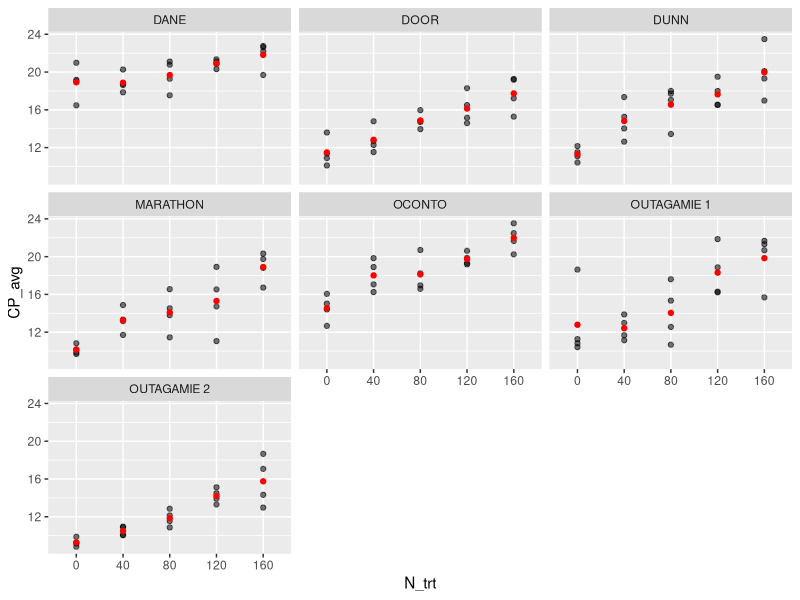
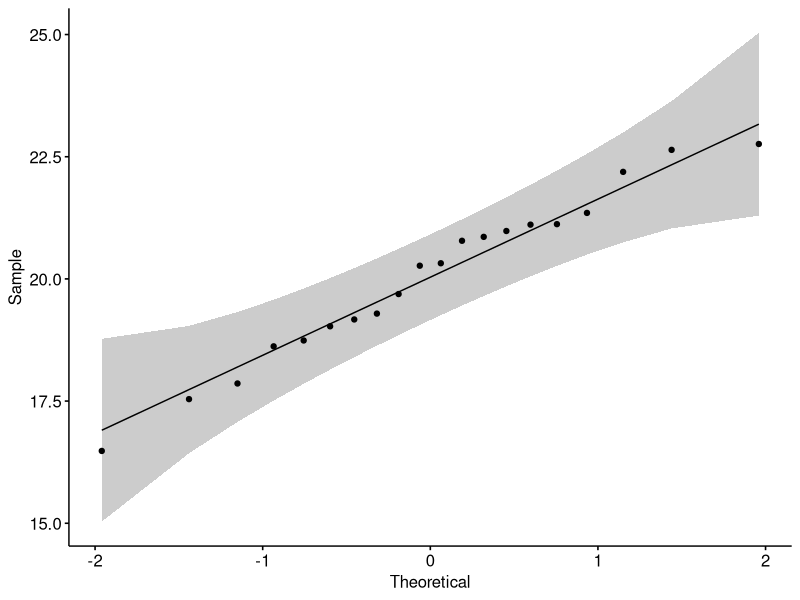
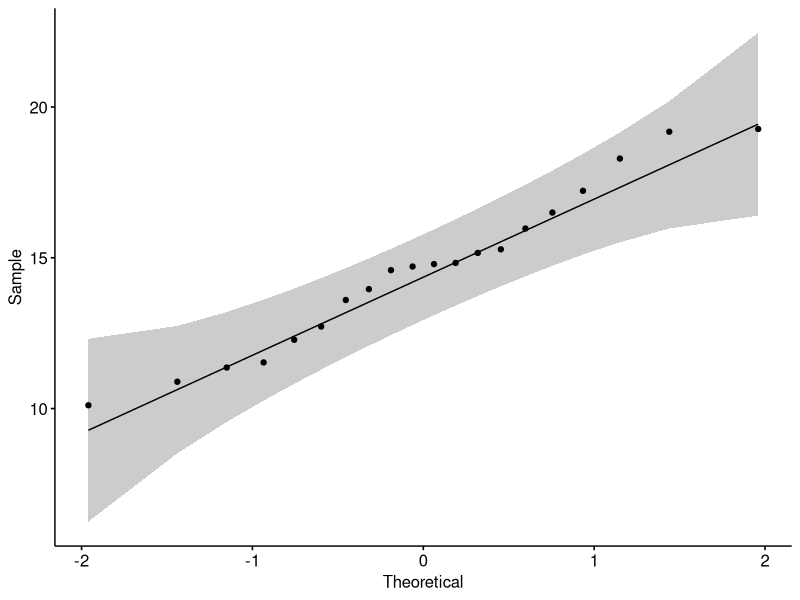
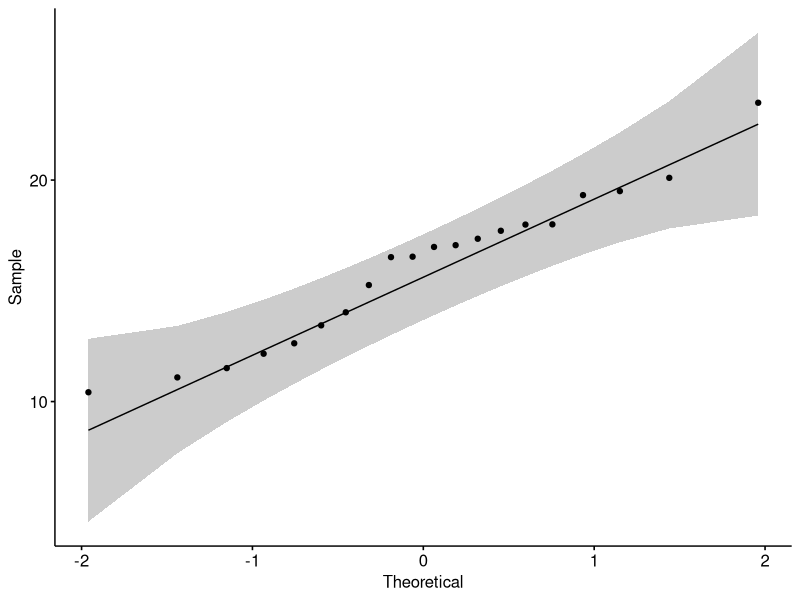
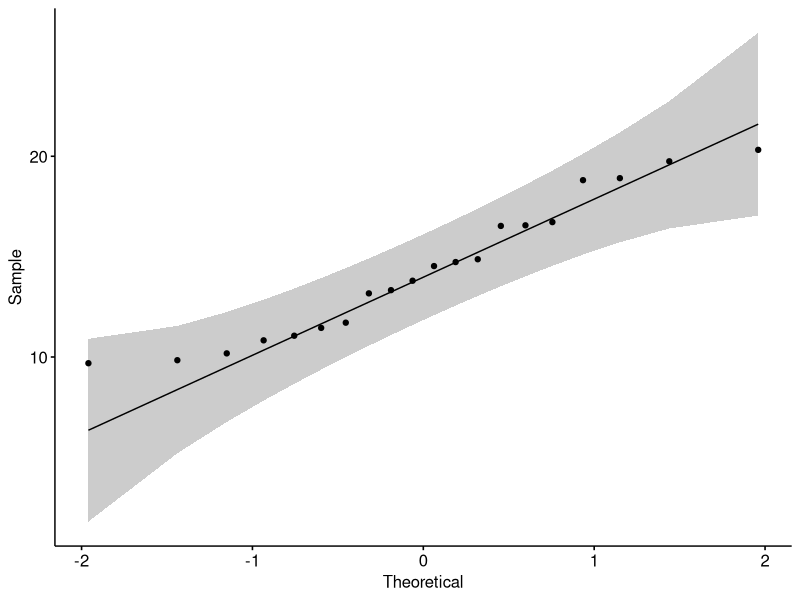
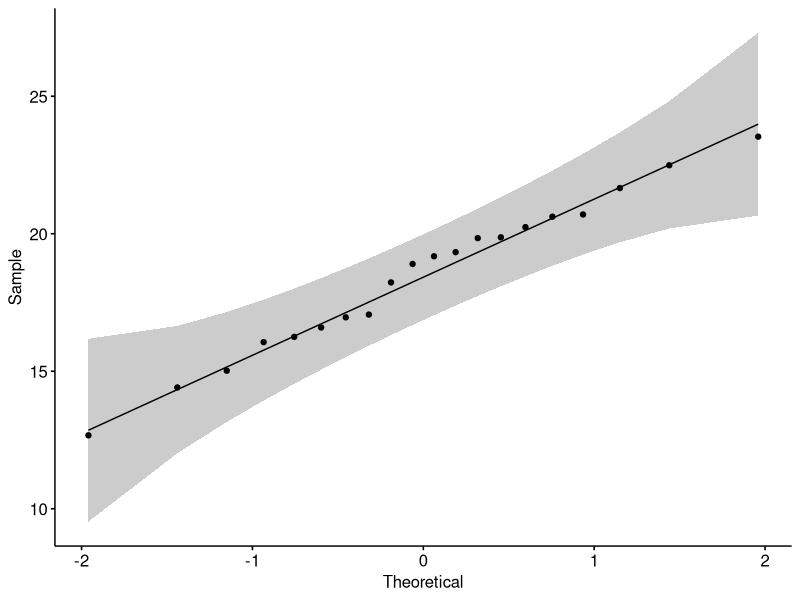
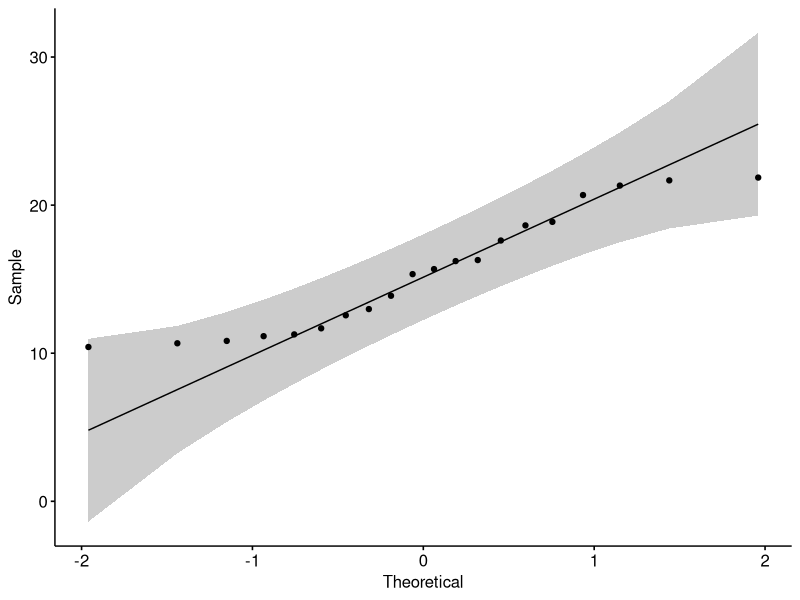
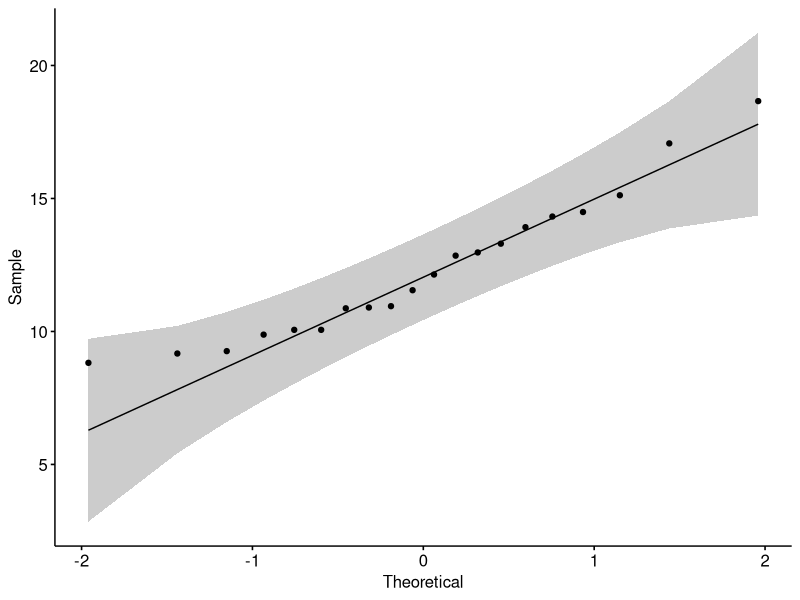

Reproduce these figures in R, in order.
## ---- chunk 1
#Loading Packages
library(car)
library(ggplot2)
library(tidyverse)
library(dplyr)
library(mgcv)
library(magrittr)
library(lmerTest)
library(lme4)
library(emmeans)
library(rstatix)
library(ggpubr)
library(multcomp)
## ---- chunk 2
#Accessing CSV Data
getwd()
data1= read.csv(file="ForageQualityData.csv")

data1 = data1 %>%
  mutate(rep= as.factor(rep),
         N_trt = as.factor(N_trt))

str(data1)
## ---- chunk 3
#making separate data.frames for each location
Dane = data1 %>%
  #select(CP, aNDFom, Lignin, NDFD30, Ash, Milk.Ton_.Milk.2013, Milk.Acre, RFV, RFQ) %>%
  filter(County == "DANE")

Door = data1 %>%
  filter(County == "DOOR")

Dunn = data1 %>%
  filter(County == "DUNN")

Mara = data1 %>%
  filter(County == "MARATHON")

Ocon = data1 %>%
  filter(County == "OCONTO")

Outa1 = data1 %>%
  filter(County == "OUTAGAMIE 1")

Outa2 = data1 %>%
  filter(County == "OUTAGAMIE 2")
## ---- chunk 4
data2 = data1 %>%
  group_by(N_trt, County) %>%
  summarise(CP_avg = mean(CP))

ggplot(data2, aes(x=N_trt, y= CP_avg)) +
  geom_point(data= data1, mapping = aes(y = CP, alpha = 0.01)) +
  geom_point(color= "red") + #red dots are just means
  facet_wrap(vars(County)) +
  theme(legend.position = "none")
## ---- chunk 5
Dane %>%
  shapiro_test(CP)

ggqqplot(Dane, "CP")
#looks good

Door %>%
  shapiro_test(CP)

ggqqplot(Door, "CP")
#looks good

Dunn %>%
  shapiro_test(CP)

ggqqplot(Dunn, "CP")
#looks good

Mara %>%
  shapiro_test(CP)

ggqqplot(Mara, "CP")
#looks good

Ocon %>%
  shapiro_test(CP)

ggqqplot(Ocon, "CP")
#looks good

Outa1 %>%
  shapiro_test(CP)

ggqqplot(Outa1, "CP")
#looks good

Outa2 %>%
  shapiro_test(CP)

ggqqplot(Outa2, "CP")
#looks good
## ---- chunk 6
Dane_mod.CP = lmer(CP ~ N_trt + (1|rep), data = Dane)
Dane_AOV.CP = anova(Dane_mod.CP)
#significant

Door_mod.CP = lmer(CP ~ N_trt + (1|rep), data = Door)
Door_AOV.CP = anova(Door_mod.CP)
#significant

Dunn_mod.CP = lmer(CP ~ N_trt + (1|rep), data = Dunn)
Dunn_AOV.CP = anova(Dunn_mod.CP)
#significant

Mara_mod.CP = lmer(CP ~ N_trt + (1|rep), data = Mara)
Mara_AOV.CP = anova(Mara_mod.CP)
#significant

Ocon_mod.CP = lmer(CP ~ N_trt + (1|rep), data = Ocon)
Ocon_AOV.CP = anova(Ocon_mod.CP)
#significant

Outa1_mod.CP = lmer(CP ~ N_trt + (1|rep), data = Outa1)
Outa1_AOV.CP = anova(Outa1_mod.CP)
#significant

Outa2_mod.CP = lmer(CP ~ N_trt + (1|rep), data = Outa2)
Outa2_AOV.CP = anova(Outa2_mod.CP)
#significant
## ---- chunk 7
Dane_AOV.CP = as_tibble(Dane_AOV.CP) %>%
  mutate(County = "Dane",
         Test = "CP")
Door_AOV.CP = as_tibble(Door_AOV.CP) %>%
  mutate(County = "Door",
         Test = "CP")
Dunn_AOV.CP = as_tibble(Dunn_AOV.CP) %>%
  mutate(County = "Dunn",
         Test = "CP")
Mara_AOV.CP = as_tibble(Mara_AOV.CP) %>%
  mutate(County = "Marathon",
         Test = "CP")
Ocon_AOV.CP = as_tibble(Ocon_AOV.CP) %>%
  mutate(County = "Oconto",
         Test = "CP")
Outa1_AOV.CP = as_tibble(Outa1_AOV.CP) %>%
  mutate(County = "Outagamie 1",
         Test = "CP")
Outa2_AOV.CP = as_tibble(Outa2_AOV.CP) %>%
  mutate(County = "Outagamie 2",
         Test = "CP")
## ---- chunk 8
data2 = data1 %>%
  group_by(N_trt, County) %>%
  summarise(aNDFom_avg = mean(aNDFom))

ggplot(data2, aes(x=N_trt, y= aNDFom_avg)) +
  geom_point(data= data1, mapping = aes(y = aNDFom, alpha = 0.01)) +
  geom_point(color= "red") + #red dots are just means
  facet_wrap(vars(County)) +
  theme(legend.position = "none")
## ---- chunk 9
Dane %>%
  shapiro_test(aNDFom)

ggqqplot(Dane, "aNDFom")
#looks good

Door %>%
  shapiro_test(aNDFom)

ggqqplot(Door, "aNDFom")
#looks okay

Dunn %>%
  shapiro_test(aNDFom)

ggqqplot(Dunn, "aNDFom")
#looks good

Mara %>%
  shapiro_test(aNDFom)

ggqqplot(Mara, "aNDFom")
#not great, but we'll probably use it

Ocon %>%
  shapiro_test(aNDFom)

ggqqplot(Ocon, "aNDFom")
#not great, but we'll probably use it

Outa1 %>%
  shapiro_test(aNDFom)

ggqqplot(Outa1, "aNDFom")
#not great, but we'll probably use it

Outa2 %>%
  shapiro_test(aNDFom)

ggqqplot(Outa2, "aNDFom")
#not great, but we'll probably use it
## ---- chunk 10
Dane_mod.aNDFom = lmer(aNDFom ~ N_trt + (1|rep), data = Dane)
Dane_AOV.aNDFom = anova(Dane_mod.aNDFom)
#not significant

Door_mod.aNDFom = lmer(aNDFom ~ N_trt + (1|rep), data = Door)
Door_AOV.aNDFom = anova(Door_mod.aNDFom)
#significant

Dunn_mod.aNDFom = lmer(aNDFom ~ N_trt + (1|rep), data = Dunn)
Dunn_AOV.aNDFom = anova(Dunn_mod.aNDFom)
#significant

Mara_mod.aNDFom = lmer(aNDFom ~ N_trt + (1|rep), data = Mara)
Mara_AOV.aNDFom = anova(Mara_mod.aNDFom)
#not significant

Ocon_mod.aNDFom = lmer(aNDFom ~ N_trt + (1|rep), data = Ocon)
Ocon_AOV.aNDFom = anova(Ocon_mod.aNDFom)
#significant

Outa1_mod.aNDFom = lmer(aNDFom ~ N_trt + (1|rep), data = Outa1)
Outa1_AOV.aNDFom = anova(Outa1_mod.aNDFom)
#significant

Outa2_mod.aNDFom = lmer(aNDFom ~ N_trt + (1|rep), data = Outa2)
Outa2_AOV.aNDFom = anova(Outa2_mod.aNDFom)
#significant
## ---- chunk 11
Dane_AOV.aNDFom = as_tibble(Dane_AOV.aNDFom) %>%
  mutate(County = "Dane",
         Test = "aNDFom")
Door_AOV.aNDFom = as_tibble(Door_AOV.aNDFom) %>%
  mutate(County = "Door",
         Test = "aNDFom")
Dunn_AOV.aNDFom = as_tibble(Dunn_AOV.aNDFom) %>%
  mutate(County = "Dunn",
         Test = "aNDFom")
Mara_AOV.aNDFom = as_tibble(Mara_AOV.aNDFom) %>%
  mutate(County = "Marathon",
         Test = "aNDFom")
Ocon_AOV.aNDFom = as_tibble(Ocon_AOV.aNDFom) %>%
  mutate(County = "Oconto",
         Test = "aNDFom")
Outa1_AOV.aNDFom = as_tibble(Outa1_AOV.aNDFom) %>%
  mutate(County = "Outagamie 1",
         Test = "aNDFom")
Outa2_AOV.aNDFom = as_tibble(Outa2_AOV.aNDFom) %>%
  mutate(County = "Outagamei 2",
         Test = "aNDFom")
## ---- chunk 12
data2 = data1 %>%
  group_by(N_trt, County) %>%
  summarise(Lignin_avg = mean(Lignin))

ggplot(data2, aes(x=N_trt, y= Lignin_avg)) +
  geom_point(data= data1, mapping = aes(y = Lignin, alpha = 0.01)) +
  geom_point(color= "red") + #red dots are just means
  facet_wrap(vars(County)) +
  theme(legend.position = "none")
## ---- chunk 13
Dane %>%
  shapiro_test(Lignin)

ggqqplot(Dane, "Lignin")
#not great but will work

Door %>%
  shapiro_test(Lignin)

ggqqplot(Door, "Lignin")
#not great but will work

Dunn %>%
  shapiro_test(Lignin)

ggqqplot(Dunn, "Lignin")
#not great but will work

Mara %>%
  shapiro_test(Lignin)

ggqqplot(Mara, "Lignin")
#looks good

Ocon %>%
  shapiro_test(Lignin)

ggqqplot(Ocon, "Lignin")
#not great but will work

Outa1 %>%
  shapiro_test(Lignin)

ggqqplot(Outa1, "Lignin")
#not great but will work

Outa2 %>%
  shapiro_test(Lignin)

ggqqplot(Outa2, "Lignin")
#looks good
## ---- chunk 14
Dane_mod.Lignin = lmer(Lignin ~ N_trt + (1|rep), data = Dane)
Dane_AOV.Lignin = anova(Dane_mod.Lignin)
#not significant

Door_mod.Lignin = lmer(Lignin ~ N_trt + (1|rep), data = Door)
Door_AOV.Lignin = anova(Door_mod.Lignin)
#significant

Dunn_mod.Lignin = lmer(Lignin ~ N_trt + (1|rep), data = Dunn)
Dunn_AOV.Lignin = anova(Dunn_mod.Lignin)
#not significant

Mara_mod.Lignin = lmer(Lignin ~ N_trt + (1|rep), data = Mara)
Mara_AOV.Lignin = anova(Mara_mod.Lignin)
#significant

Ocon_mod.Lignin = lmer(Lignin ~ N_trt + (1|rep), data = Ocon)
Ocon_AOV.Lignin = anova(Ocon_mod.Lignin)
#not significant

Outa1_mod.Lignin = lmer(Lignin ~ N_trt + (1|rep), data = Outa1)
Outa1_AOV.Lignin = anova(Outa1_mod.Lignin)
#significant

Outa2_mod.Lignin = lmer(Lignin ~ N_trt + (1|rep), data = Outa2)
Outa2_AOV.Lignin = anova(Outa2_mod.Lignin)
#significant
## ---- chunk 15
Dane_AOV.Lignin = as_tibble(Dane_AOV.Lignin) %>%
  mutate(County = "Dane",
         Test = "Lignin")
Door_AOV.Lignin = as_tibble(Door_AOV.Lignin) %>%
  mutate(County = "Door",
         Test = "Lignin")
Dunn_AOV.Lignin = as_tibble(Dunn_AOV.Lignin) %>%
  mutate(County = "Dunn",
         Test = "Lignin")
Mara_AOV.Lignin = as_tibble(Mara_AOV.Lignin) %>%
  mutate(County = "Marathon",
         Test = "Lignin")
Ocon_AOV.Lignin = as_tibble(Ocon_AOV.Lignin) %>%
  mutate(County = "Oconto",
         Test = "Lignin")
Outa1_AOV.Lignin = as_tibble(Outa1_AOV.Lignin) %>%
  mutate(County = "Outagamie 1",
         Test = "Lignin")
Outa2_AOV.Lignin = as_tibble(Outa2_AOV.Lignin) %>%
  mutate(County = "Outagamie 2",
         Test = "Lignin")
## ---- chunk 16
data2 = data1 %>%
  group_by(N_trt, County) %>%
  summarise(NDFD30_avg = mean(NDFD30))

ggplot(data2, aes(x=N_trt, y= NDFD30_avg)) +
  geom_point(data= data1, mapping = aes(y = NDFD30, alpha = 0.01)) +
  geom_point(color= "red") + #red dots are just means
  facet_wrap(vars(County)) +
  theme(legend.position = "none")
## ---- chunk 17
Dane %>%
  shapiro_test(NDFD30)

ggqqplot(Dane, "NDFD30")
#not good

Door %>%
  shapiro_test(NDFD30)

ggqqplot(Door, "NDFD30")
#okay

Dunn %>%
  shapiro_test(NDFD30)

ggqqplot(Dunn, "NDFD30")
#okay

Mara %>%
  shapiro_test(NDFD30)

ggqqplot(Mara, "NDFD30")
#okay

Ocon %>%
  shapiro_test(NDFD30)

ggqqplot(Ocon, "NDFD30")
#not good

Outa1 %>%
  shapiro_test(NDFD30)

ggqqplot(Outa1, "NDFD30")
#okay

Outa2 %>%
  shapiro_test(NDFD30)

ggqqplot(Outa2, "NDFD30")
#okay
## ---- chunk 18
Dane_mod.NDFD30 = lmer(NDFD30 ~ N_trt + (1|rep), data = Dane)
Dane_AOV.NDFD30 = anova(Dane_mod.NDFD30)
#not significant

Door_mod.NDFD30 = lmer(NDFD30 ~ N_trt + (1|rep), data = Door)
Door_AOV.NDFD30 = anova(Door_mod.NDFD30)
#significant

Dunn_mod.NDFD30 = lmer(NDFD30 ~ N_trt + (1|rep), data = Dunn)
Dunn_AOV.NDFD30 = anova(Dunn_mod.NDFD30)
#significant

Mara_mod.NDFD30 = lmer(NDFD30 ~ N_trt + (1|rep), data = Mara)
Mara_AOV.NDFD30 = anova(Mara_mod.NDFD30)
#not significant

Ocon_mod.NDFD30 = lmer(NDFD30 ~ N_trt + (1|rep), data = Ocon)
Ocon_AOV.NDFD30 = anova(Ocon_mod.NDFD30)
#not significant

Outa1_mod.NDFD30 = lmer(NDFD30 ~ N_trt + (1|rep), data = Outa1)
Outa1_AOV.NDFD30 = anova(Outa1_mod.NDFD30)
#not significant

Outa2_mod.NDFD30 = lmer(NDFD30 ~ N_trt + (1|rep), data = Outa2)
Outa2_AOV.NDFD30 = anova(Outa2_mod.NDFD30)
#significant
## ---- chunk 19
Dane_AOV.NDFD30 = as_tibble(Dane_AOV.NDFD30) %>%
  mutate(County = "Dane",
         Test = "NDFD30")
Door_AOV.NDFD30 = as_tibble(Door_AOV.NDFD30) %>%
  mutate(County = "Door",
         Test = "NDFD30")
Dunn_AOV.NDFD30 = as_tibble(Dunn_AOV.NDFD30) %>%
  mutate(County = "Dunn",
         Test = "NDFD30")
Mara_AOV.NDFD30 = as_tibble(Mara_AOV.NDFD30) %>%
  mutate(County = "Marathon",
         Test = "NDFD30")
Ocon_AOV.NDFD30 = as_tibble(Ocon_AOV.NDFD30) %>%
  mutate(County = "Oconto",
         Test = "NDFD30")
Outa1_AOV.NDFD30 = as_tibble(Outa1_AOV.NDFD30) %>%
  mutate(County = "Outagamie 1",
         Test = "NDFD30")
Outa2_AOV.NDFD30 = as_tibble(Outa2_AOV.NDFD30) %>%
  mutate(County = "Outagamie 2",
         Test = "NDFD30")
## ---- chunk 20
data2 = data1 %>%
  group_by(N_trt, County) %>%
  summarise(Ash_avg = mean(Ash))

ggplot(data2, aes(x=N_trt, y= Ash_avg)) +
  geom_point(data= data1, mapping = aes(y = Ash, alpha = 0.01)) +
  geom_point(color= "red") + #red dots are just means
  facet_wrap(vars(County)) +
  theme(legend.position = "none")
## ---- chunk 21
Dane %>%
  shapiro_test(Ash)

ggqqplot(Dane, "Ash")
#okay

Door %>%
  shapiro_test(Ash)

ggqqplot(Door, "Ash")
#okay

Dunn %>%
  shapiro_test(Ash)

ggqqplot(Dunn, "Ash")
#not great, but will work

Mara %>%
  shapiro_test(Ash)

ggqqplot(Mara, "Ash")
#okay

Ocon %>%
  shapiro_test(Ash)

ggqqplot(Ocon, "Ash")
#okay

Outa1 %>%
  shapiro_test(Ash)

ggqqplot(Outa1, "Ash")
#not great, but will work

Ocon %>%
  shapiro_test(Ash)

ggqqplot(Outa2, "Ash")
#okay
## ---- chunk 22
Dane_mod.Ash = lmer(Ash ~ N_trt + (1|rep), data = Dane)
Dane_AOV.Ash = anova(Dane_mod.Ash)
#not significant

Door_mod.Ash = lmer(Ash ~ N_trt + (1|rep), data = Door)
Door_AOV.Ash = anova(Door_mod.Ash)
#significant

Dunn_mod.Ash = lmer(Ash ~ N_trt + (1|rep), data = Dunn)
Dunn_AOV.Ash = anova(Dunn_mod.Ash)
#significant

Mara_mod.Ash = lmer(Ash ~ N_trt + (1|rep), data = Mara)
Mara_AOV.Ash = anova(Mara_mod.Ash)
#significant

Ocon_mod.Ash = lmer(Ash ~ N_trt + (1|rep), data = Ocon)
Ocon_AOV.Ash = anova(Ocon_mod.Ash)
#significant

Outa1_mod.Ash = lmer(Ash ~ N_trt + (1|rep), data = Outa1)
Outa1_AOV.Ash = anova(Outa1_mod.Ash)
#not significant

Outa2_mod.Ash = lmer(Ash ~ N_trt + (1|rep), data = Outa2)
Outa2_AOV.Ash = anova(Outa2_mod.Ash)
#significant
## ---- chunk 23
Dane_AOV.Ash = as_tibble(Dane_AOV.Ash) %>%
  mutate(County = "Dane",
         Test = "Ash")
Door_AOV.Ash = as_tibble(Door_AOV.Ash) %>%
  mutate(County = "Door",
         Test = "Ash")
Dunn_AOV.Ash = as_tibble(Dunn_AOV.Ash) %>%
  mutate(County = "Dunn",
         Test = "Ash")
Mara_AOV.Ash = as_tibble(Mara_AOV.Ash) %>%
  mutate(County = "Marathon",
         Test = "Ash")
Ocon_AOV.Ash = as_tibble(Ocon_AOV.Ash) %>%
  mutate(County = "Oconto",
         Test = "Ash")
Outa1_AOV.Ash = as_tibble(Outa1_AOV.Ash) %>%
  mutate(County = "Outagamie 1",
         Test = "Ash")
Outa2_AOV.Ash = as_tibble(Outa2_AOV.Ash) %>%
  mutate(County = "Outagamie 2",
         Test = "Ash")
## ---- chunk 24
data2 = data1 %>%
  group_by(N_trt, County) %>%
  summarise(Milk.Ton_.Milk.2013_avg = mean(Milk.Ton_.Milk.2013))

ggplot(data2, aes(x=N_trt, y= Milk.Ton_.Milk.2013_avg)) +
  geom_point(data= data1, mapping = aes(y = Milk.Ton_.Milk.2013, alpha = 0.01)) +
  geom_point(color= "red") + #red dots are just means
  facet_wrap(vars(County)) +
  theme(legend.position = "none")
## ---- chunk 25
Dane %>%
  shapiro_test(Milk.Ton_.Milk.2013)

ggqqplot(Dane, "Milk.Ton_.Milk.2013")
#okay

Door %>%
  shapiro_test(Milk.Ton_.Milk.2013)

ggqqplot(Door, "Milk.Ton_.Milk.2013")
#looks good

Dunn %>%
  shapiro_test(Milk.Ton_.Milk.2013)

ggqqplot(Dunn, "Milk.Ton_.Milk.2013")
#okay

Mara %>%
  shapiro_test(Milk.Ton_.Milk.2013)

ggqqplot(Mara, "Milk.Ton_.Milk.2013")
#looks good

Ocon %>%
  shapiro_test(Milk.Ton_.Milk.2013)

ggqqplot(Ocon, "Milk.Ton_.Milk.2013")
#okay

Outa1 %>%
  shapiro_test(Milk.Ton_.Milk.2013)

ggqqplot(Outa1, "Milk.Ton_.Milk.2013")
#not great but it will work

Outa2 %>%
  shapiro_test(Milk.Ton_.Milk.2013)

ggqqplot(Outa2, "Milk.Ton_.Milk.2013")
#not great but it will work
## ---- chunk 26
Dane_mod.Milk.Ton_.Milk.2013 = lmer(Milk.Ton_.Milk.2013 ~ N_trt + (1|rep), data = Dane)
Dane_AOV.Milk.Ton_.Milk.2013 = anova(Dane_mod.Milk.Ton_.Milk.2013)
#not significant

Door_mod.Milk.Ton_.Milk.2013 = lmer(Milk.Ton_.Milk.2013 ~ N_trt + (1|rep), data = Door)
Door_AOV.Milk.Ton_.Milk.2013 = anova(Door_mod.Milk.Ton_.Milk.2013)
#not significant

Dunn_mod.Milk.Ton_.Milk.2013 = lmer(Milk.Ton_.Milk.2013 ~ N_trt + (1|rep), data = Dunn)
Dunn_AOV.Milk.Ton_.Milk.2013 = anova(Dunn_mod.Milk.Ton_.Milk.2013)
#not significant

Mara_mod.Milk.Ton_.Milk.2013 = lmer(Milk.Ton_.Milk.2013 ~ N_trt + (1|rep), data = Mara)
Mara_AOV.Milk.Ton_.Milk.2013 = anova(Mara_mod.Milk.Ton_.Milk.2013)
#not significant

Ocon_mod.Milk.Ton_.Milk.2013 = lmer(Milk.Ton_.Milk.2013 ~ N_trt + (1|rep), data = Ocon)
Ocon_AOV.Milk.Ton_.Milk.2013 = anova(Ocon_mod.Milk.Ton_.Milk.2013)
#not significant

Outa1_mod.Milk.Ton_.Milk.2013 = lmer(Milk.Ton_.Milk.2013 ~ N_trt + (1|rep), data = Outa1)
Outa1_AOV.Milk.Ton_.Milk.2013 = anova(Outa1_mod.Milk.Ton_.Milk.2013)
#not significant

Outa2_mod.Milk.Ton_.Milk.2013 = lmer(Milk.Ton_.Milk.2013 ~ N_trt + (1|rep), data = Outa2)
Outa2_AOV.Milk.Ton_.Milk.2013 = anova(Outa2_mod.Milk.Ton_.Milk.2013)
#not significant
## ---- chunk 27
Dane_AOV.Milk.Ton_.Milk.2013 = as_tibble(Dane_AOV.Milk.Ton_.Milk.2013) %>%
  mutate(County = "Dane",
         Test = "Milk.Ton_.Milk.2013")
Door_AOV.Milk.Ton_.Milk.2013 = as_tibble(Door_AOV.Milk.Ton_.Milk.2013) %>%
  mutate(County = "Door",
         Test = "Milk.Ton_.Milk.2013")
Dunn_AOV.Milk.Ton_.Milk.2013 = as_tibble(Dunn_AOV.Milk.Ton_.Milk.2013) %>%
  mutate(County = "Dunn",
         Test = "Milk.Ton_.Milk.2013")
Mara_AOV.Milk.Ton_.Milk.2013 = as_tibble(Mara_AOV.Milk.Ton_.Milk.2013) %>%
  mutate(County = "Marathon",
         Test = "Milk.Ton_.Milk.2013")
Ocon_AOV.Milk.Ton_.Milk.2013 = as_tibble(Ocon_AOV.Milk.Ton_.Milk.2013) %>%
  mutate(County = "Oconto",
         Test = "Milk.Ton_.Milk.2013")
Outa1_AOV.Milk.Ton_.Milk.2013 = as_tibble(Outa1_AOV.Milk.Ton_.Milk.2013) %>%
  mutate(County = "Outagamie 1",
         Test = "Milk.Ton_.Milk.2013")
Outa2_AOV.Milk.Ton_.Milk.2013 = as_tibble(Outa2_AOV.Milk.Ton_.Milk.2013) %>%
  mutate(County = "Outagamie 2",
         Test = "Milk.Ton_.Milk.2013")
## ---- chunk 28
data2 = data1 %>%
  group_by(N_trt, County) %>%
  summarise(Milk.Acre_avg = mean(Milk.Acre))

ggplot(data2, aes(x=N_trt, y= Milk.Acre_avg)) +
  geom_point(data= data1, mapping = aes(y = Milk.Acre, alpha = 0.01)) +
  geom_point(color= "red") + #red dots are just means
  facet_wrap(vars(County)) +
  theme(legend.position = "none")
## ---- chunk 29
Dane %>%
  shapiro_test(Milk.Acre)

ggqqplot(Dane, "Milk.Acre")
#not good, but will work

Door %>%
  shapiro_test(Milk.Acre)

ggqqplot(Door, "Milk.Acre")
#okay

Dunn %>%
  shapiro_test(Milk.Acre)

ggqqplot(Dunn, "Milk.Acre")
#looks good

Mara %>%
  shapiro_test(Milk.Acre)

ggqqplot(Mara, "Milk.Acre")
#looks good

Ocon %>%
  shapiro_test(Milk.Acre)

ggqqplot(Ocon, "Milk.Acre")
#not good but will work

Outa1 %>%
  shapiro_test(Milk.Acre)

ggqqplot(Outa1, "Milk.Acre")
#okay

Outa2 %>%
  shapiro_test(Milk.Acre)

ggqqplot(Outa2, "Milk.Acre")
#okay
## ---- chunk 30
Dane_mod.Milk.Acre = lmer(Milk.Acre ~ N_trt + (1|rep), data = Dane)
Dane_AOV.Milk.Acre = anova(Dane_mod.Milk.Acre)
#not significant

Door_mod.Milk.Acre = lmer(Milk.Acre ~ N_trt + (1|rep), data = Door)
Door_AOV.Milk.Acre = anova(Door_mod.Milk.Acre)
#not significant

Dunn_mod.Milk.Acre = lmer(Milk.Acre ~ N_trt + (1|rep), data = Dunn)
Dunn_AOV.Milk.Acre = anova(Dunn_mod.Milk.Acre)
#not significant

Mara_mod.Milk.Acre = lmer(Milk.Acre ~ N_trt + (1|rep), data = Mara)
Mara_AOV.Milk.Acre = anova(Mara_mod.Milk.Acre)
#not significant

Ocon_mod.Milk.Acre = lmer(Milk.Acre ~ N_trt + (1|rep), data = Ocon)
Ocon_AOV.Milk.Acre = anova(Ocon_mod.Milk.Acre)
#not significant

Outa1_mod.Milk.Acre = lmer(Milk.Acre ~ N_trt + (1|rep), data = Outa1)
Outa1_AOV.Milk.Acre = anova(Outa1_mod.Milk.Acre)
#not significant

Outa2_mod.Milk.Acre = lmer(Milk.Acre ~ N_trt + (1|rep), data = Outa2)
Outa2_AOV.Milk.Acre = anova(Outa2_mod.Milk.Acre)
#significant
## ---- chunk 31
Dane_AOV.Milk.Acre = as_tibble(Dane_AOV.Milk.Acre) %>%
  mutate(County = "Dane",
         Test = "Milk.Acre")
Door_AOV.Milk.Acre = as_tibble(Door_AOV.Milk.Acre) %>%
  mutate(County = "Door",
         Test = "Milk.Acre")
Dunn_AOV.Milk.Acre = as_tibble(Dunn_AOV.Milk.Acre) %>%
  mutate(County = "Dunn",
         Test = "Milk.Acre")
Mara_AOV.Milk.Acre = as_tibble(Mara_AOV.Milk.Acre) %>%
  mutate(County = "Marathon",
         Test = "Milk.Acre")
Ocon_AOV.Milk.Acre = as_tibble(Ocon_AOV.Milk.Acre) %>%
  mutate(County = "Oconto",
         Test = "Milk.Acre")
Outa1_AOV.Milk.Acre = as_tibble(Outa1_AOV.Milk.Acre) %>%
  mutate(County = "Outagamie 1",
         Test = "Milk.Acre")
Outa2_AOV.Milk.Acre = as_tibble(Outa2_AOV.Milk.Acre) %>%
  mutate(County = "Outagamie 2",
         Test = "Milk.Acre")
## ---- chunk 32
data2 = data1 %>%
  group_by(N_trt, County) %>%
  summarise(RFV_avg = mean(RFV))

ggplot(data2, aes(x=N_trt, y= RFV_avg)) +
  geom_point(data= data1, mapping = aes(y = RFV, alpha = 0.01)) +
  geom_point(color= "red") + #red dots are just means
  facet_wrap(vars(County)) +
  theme(legend.position = "none")
## ---- chunk 33
Dane %>%
  shapiro_test(RFV)

ggqqplot(Dane, "RFV")
#looks good

Door %>%
  shapiro_test(RFV)

ggqqplot(Door, "RFV")
#okay

Dunn %>%
  shapiro_test(RFV)

ggqqplot(Dunn, "RFV")
#looks good

Mara %>%
  shapiro_test(RFV)

ggqqplot(Mara, "RFV")
#not good, but will work

Ocon %>%
  shapiro_test(RFV)

ggqqplot(Ocon, "RFV")
#looks good

Outa1 %>%
  shapiro_test(RFV)

ggqqplot(Outa1, "RFV")
#okay

Outa2 %>%
  shapiro_test(RFV)

ggqqplot(Outa2, "RFV")
#not good, but will work
## ---- chunk 34
Dane_mod.RFV = lmer(RFV ~ N_trt + (1|rep), data = Dane)
Dane_AOV.RFV = anova(Dane_mod.RFV)
#not significant

Door_mod.RFV = lmer(RFV ~ N_trt + (1|rep), data = Door)
Door_AOV.RFV = anova(Door_mod.RFV)
#significant

Dunn_mod.RFV = lmer(RFV ~ N_trt + (1|rep), data = Dunn)
Dunn_AOV.RFV = anova(Dunn_mod.RFV)
#not significant

Mara_mod.RFV = lmer(RFV ~ N_trt + (1|rep), data = Mara)
Mara_AOV.RFV = anova(Mara_mod.RFV)
#not significant

Ocon_mod.RFV = lmer(RFV ~ N_trt + (1|rep), data = Ocon)
Ocon_AOV.RFV = anova(Ocon_mod.RFV)
#significant

Outa1_mod.RFV = lmer(RFV ~ N_trt + (1|rep), data = Outa1)
Outa1_AOV.RFV = anova(Outa1_mod.RFV)
#significant

Outa2_mod.RFV = lmer(RFV ~ N_trt + (1|rep), data = Outa2)
Outa2_AOV.RFV = anova(Outa2_mod.RFV)
#significant
## ---- chunk 35
Dane_AOV.RFV = as_tibble(Dane_AOV.RFV) %>%
  mutate(County = "Dane",
         Test = "RFV")
Door_AOV.RFV = as_tibble(Door_AOV.RFV) %>%
  mutate(County = "Door",
         Test = "RFV")
Dunn_AOV.RFV = as_tibble(Dunn_AOV.RFV) %>%
  mutate(County = "Dunn",
         Test = "RFV")
Mara_AOV.RFV = as_tibble(Mara_AOV.RFV) %>%
  mutate(County = "Marathon",
         Test = "RFV")
Ocon_AOV.RFV = as_tibble(Ocon_AOV.RFV) %>%
  mutate(County = "Oconto",
         Test = "RFV")
Outa1_AOV.RFV = as_tibble(Outa1_AOV.RFV) %>%
  mutate(County = "Outagamie 1",
         Test = "RFV")
Outa2_AOV.RFV = as_tibble(Outa2_AOV.RFV) %>%
  mutate(County = "Outagamie 2",
         Test = "RFV")
## ---- chunk 36
data2 = data1 %>%
  group_by(N_trt, County) %>%
  summarise(RFQ_avg = mean(RFQ))

ggplot(data2, aes(x=N_trt, y= RFQ_avg)) +
  geom_point(data= data1, mapping = aes(y = RFQ, alpha = 0.01)) +
  geom_point(color= "red") + #red dots are just means
  facet_wrap(vars(County)) +
  theme(legend.position = "none")
## ---- chunk 37
Dane %>%
  shapiro_test(RFQ)

ggqqplot(Dane, "RFQ")
#okay

Door %>%
  shapiro_test(RFQ)

ggqqplot(Door, "RFQ")
#okay

Dunn %>%
  shapiro_test(RFQ)

ggqqplot(Dunn, "RFQ")
#okay

Mara %>%
  shapiro_test(RFQ)

ggqqplot(Mara, "RFQ")
#okay

Ocon %>%
  shapiro_test(RFQ)

ggqqplot(Ocon, "RFQ")
#looks good

Outa1 %>%
  shapiro_test(RFQ)

ggqqplot(Outa1, "RFQ")
#okay

Outa2 %>%
  shapiro_test(RFQ)

ggqqplot(Outa2, "RFQ")
#okay
## ---- chunk 38
Dane_mod.RFQ = lmer(RFQ ~ N_trt + (1|rep), data = Dane)
Dane_AOV.RFQ = anova(Dane_mod.RFQ)
#not significant

Door_mod.RFQ = lmer(RFQ ~ N_trt + (1|rep), data = Door)
Door_AOV.RFQ = anova(Door_mod.RFQ)
#not significant

Dunn_mod.RFQ = lmer(RFQ ~ N_trt + (1|rep), data = Dunn)
Dunn_AOV.RFQ = anova(Dunn_mod.RFQ)
#not significant

Mara_mod.RFQ = lmer(RFQ ~ N_trt + (1|rep), data = Mara)
Mara_AOV.RFQ = anova(Mara_mod.RFQ)
#not significant

Ocon_mod.RFQ = lmer(RFQ ~ N_trt + (1|rep), data = Ocon)
Ocon_AOV.RFQ = anova(Ocon_mod.RFQ)
#significant

Outa1_mod.RFQ = lmer(RFQ ~ N_trt + (1|rep), data = Outa1)
Outa1_AOV.RFQ = anova(Outa1_mod.RFQ)
#not significant

Outa2_mod.RFQ = lmer(RFQ ~ N_trt + (1|rep), data = Outa2)
Outa2_AOV.RFQ = anova(Outa2_mod.RFQ)
#significant
## ---- chunk 39
Dane_AOV.RFQ = as_tibble(Dane_AOV.RFQ) %>%
  mutate(County = "Dane",
         Test = "RFQ")
Door_AOV.RFQ = as_tibble(Door_AOV.RFQ) %>%
  mutate(County = "Door",
         Test = "RFQ")
Dunn_AOV.RFQ = as_tibble(Dunn_AOV.RFQ) %>%
  mutate(County = "Dunn",
         Test = "RFQ")
Mara_AOV.RFQ = as_tibble(Mara_AOV.RFQ) %>%
  mutate(County = "Marathon",
         Test = "RFQ")
Ocon_AOV.RFQ = as_tibble(Ocon_AOV.RFQ) %>%
  mutate(County = "Oconto",
         Test = "RFQ")
Outa1_AOV.RFQ = as_tibble(Outa1_AOV.RFQ) %>%
  mutate(County = "Outagamie 1",
         Test = "RFQ")
Outa2_AOV.RFQ = as_tibble(Outa2_AOV.RFQ) %>%
  mutate(County = "Outagamie 2",
         Test = "RFQ")
## ---- chunk 40
Anova_Results = rbind(Dane_AOV.CP, Door_AOV.CP, Dunn_AOV.CP, Mara_AOV.CP, Ocon_AOV.CP, Outa1_AOV.CP, Outa2_AOV.CP, Dane_AOV.aNDFom, Door_AOV.aNDFom, Dunn_AOV.aNDFom, Mara_AOV.aNDFom, Ocon_AOV.aNDFom, Outa1_AOV.aNDFom, Outa2_AOV.aNDFom, Dane_AOV.NDFD30, Door_AOV.NDFD30, Dunn_AOV.NDFD30, Mara_AOV.NDFD30, Ocon_AOV.NDFD30, Outa1_AOV.NDFD30, Outa2_AOV.NDFD30, Dane_AOV.Ash, Door_AOV.Ash, Dunn_AOV.Ash, Mara_AOV.Ash, Ocon_AOV.Ash, Outa1_AOV.Ash, Outa2_AOV.Ash, Dane_AOV.Milk.Ton_.Milk.2013, Door_AOV.Milk.Ton_.Milk.2013, Dunn_AOV.Milk.Ton_.Milk.2013, Mara_AOV.Milk.Ton_.Milk.2013, Ocon_AOV.Milk.Ton_.Milk.2013, Outa1_AOV.Milk.Ton_.Milk.2013, Outa2_AOV.Milk.Ton_.Milk.2013, Dane_AOV.RFV, Door_AOV.RFV, Dunn_AOV.RFV, Mara_AOV.RFV, Ocon_AOV.RFV, Outa1_AOV.RFV, Outa2_AOV.RFV, Dane_AOV.RFQ, Door_AOV.RFQ, Dunn_AOV.RFQ, Mara_AOV.RFQ, Ocon_AOV.RFQ, Outa1_AOV.RFQ, Outa2_AOV.RFQ)
## ---- chunk 41
library(writexl)
write_xlsx(Anova_Results, "ForageQuality_AnovaResults.xlsx")
